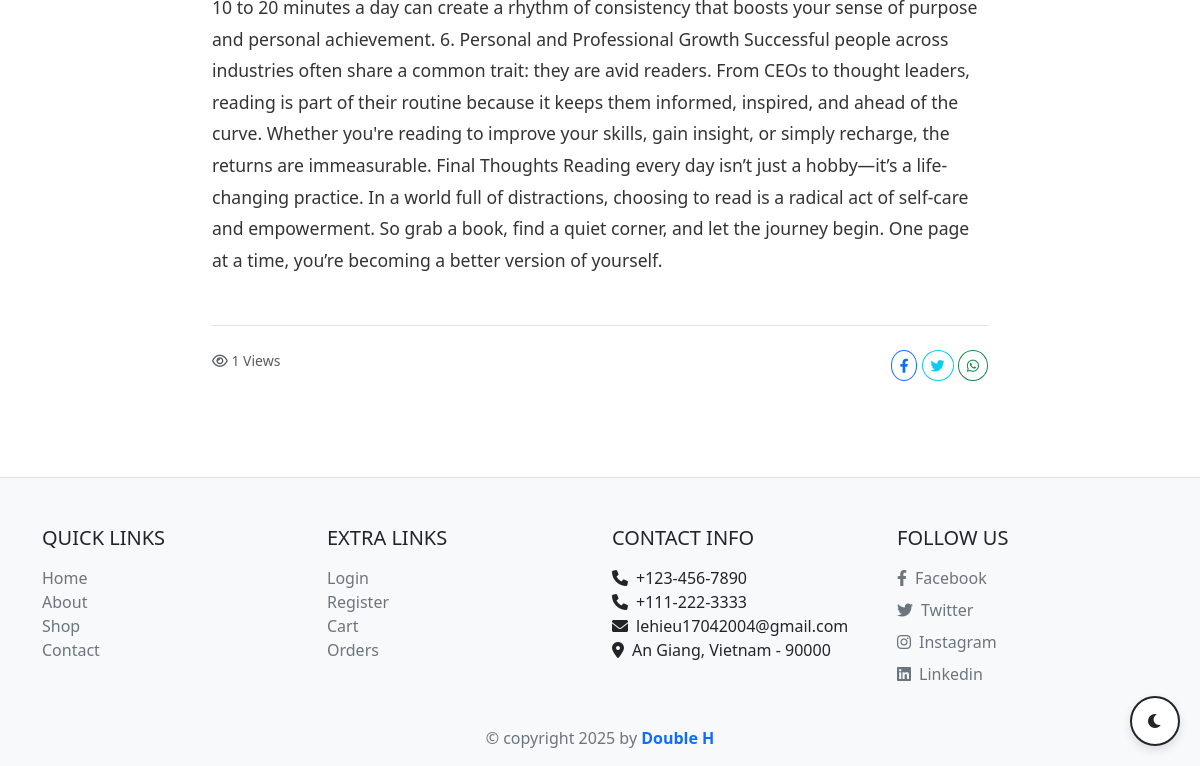
The app's page /blog_detail.php?id=1 (signed in, lower part), older data.
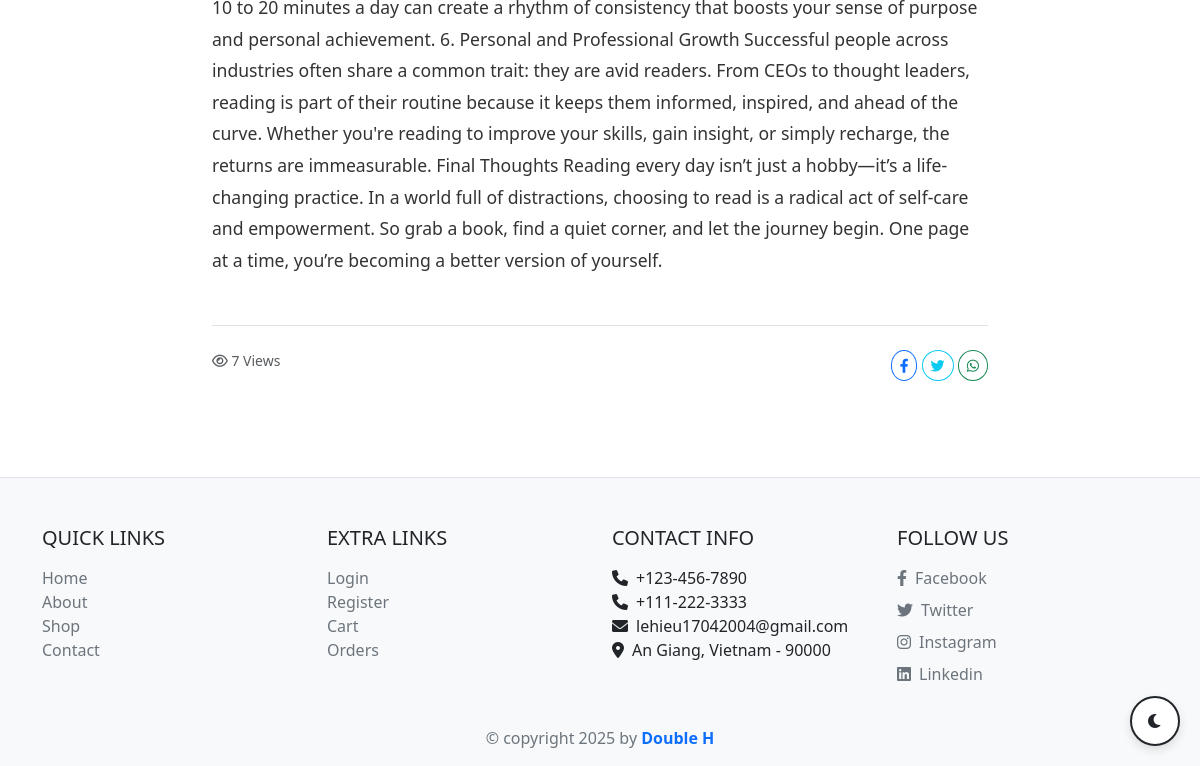
The same page, newer data.
### tables this page shows
CREATE TABLE `blogs` (
  `id` int(11) NOT NULL,
  `title` varchar(255) NOT NULL,
  `content` text NOT NULL,
  `summary` varchar(255) DEFAULT NULL,
  `image` varchar(255) DEFAULT 'other_resource/no-picture-book.jpg',
  `author_id` int(11) DEFAULT NULL,
  `category_id` int(11) DEFAULT NULL,
  `views` int(11) DEFAULT 0,
  `created_at` datetime DEFAULT current_timestamp(),
  `updated_at` datetime DEFAULT current_timestamp() ON UPDATE current_timestamp()
);

### blog_detail.php (the view, shortened to what this page needs)
<?php
include 'config.php';
$blog_id = isset($_GET['id']) ? intval($_GET['id']) : 0;
mysqli_query($conn, "UPDATE blogs SET views = views + 1 WHERE id = $blog_id");
$sql = "SELECT b.*, a.author_name, a.profile_picture, c.name as category_name, c.id as cat_id
        FROM `blogs` b
        LEFT JOIN `author` a ON b.author_id = a.id
        LEFT JOIN `categories` c ON b.category_id = c.id
        WHERE b.id = $blog_id";
$result = mysqli_query($conn, $sql);
$blog = mysqli_fetch_assoc($result);
?>
<!DOCTYPE html>
<html lang="en">
<head>
    <link href="https://cdn.jsdelivr.net/npm/bootstrap@5.3.3/dist/css/bootstrap.min.css" rel="stylesheet">
    <link rel="stylesheet" href="https://cdnjs.cloudflare.com/ajax/libs/font-awesome/6.0.0/css/all.min.css">
</head>
<body>
    <?php include 'header.php'; ?>
    <div class="container py-5" style="max-width: 800px;">
        <div class="blog-content">
            <?php echo $blog['content']; ?>
        </div>
        <div class="border-top mt-5 pt-4 d-flex justify-content-between">
            <div class="text-muted small"><i class="far fa-eye"></i> <?php echo $blog['views']; ?> Views</div>
            <div>
                <button class="btn btn-sm btn-outline-primary rounded-circle"><i class="fab fa-facebook-f"></i></button>
                <button class="btn btn-sm btn-outline-info rounded-circle"><i class="fab fa-twitter"></i></button>
                <button class="btn btn-sm btn-outline-success rounded-circle"><i class="fab fa-whatsapp"></i></button>
            </div>
        </div>
    </div>
    <?php include 'footer.php'; ?>
</body>
</html>

Row changes from the older to the newer data that the page shows:
changed blogs: views "1" → "7"
